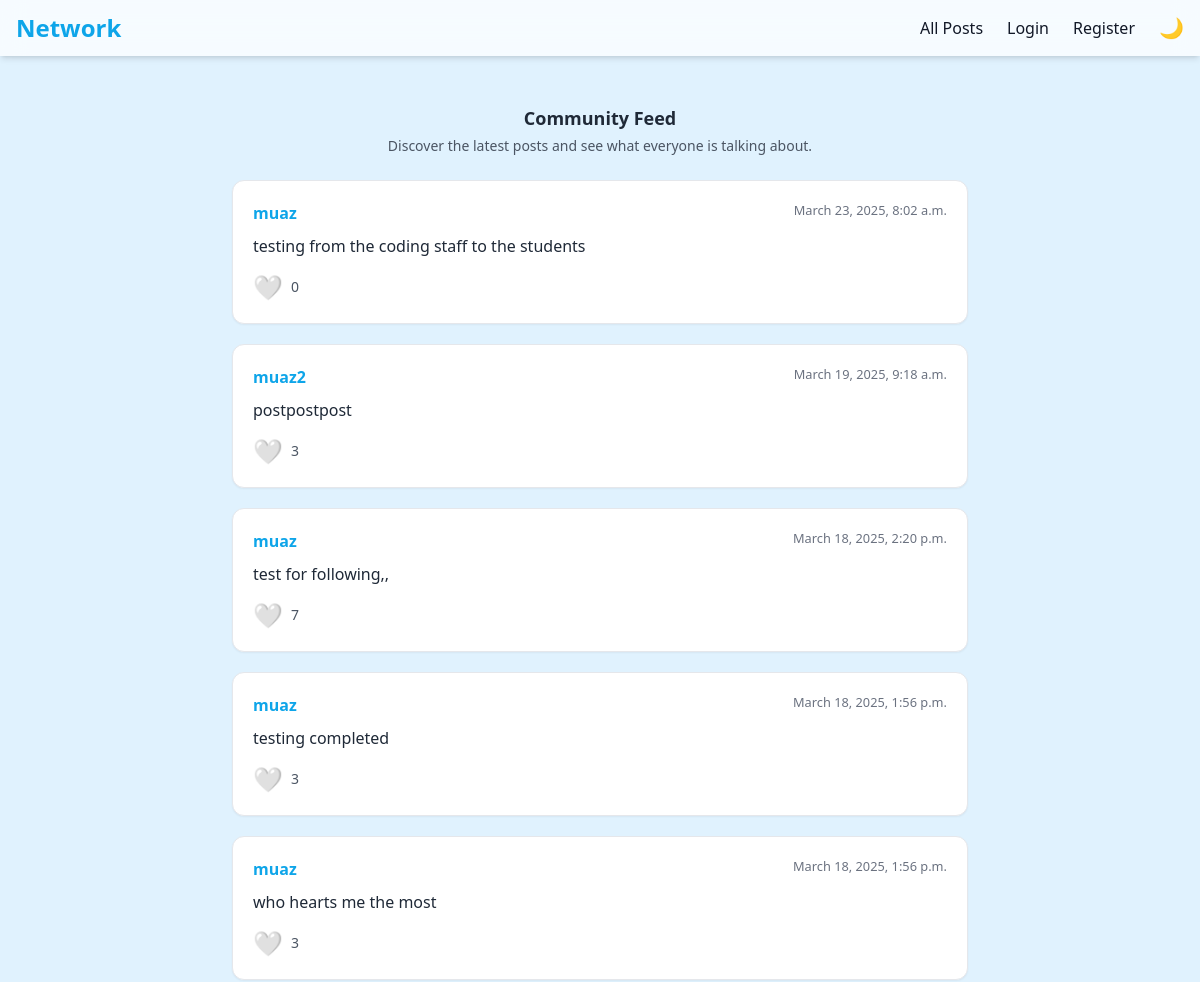
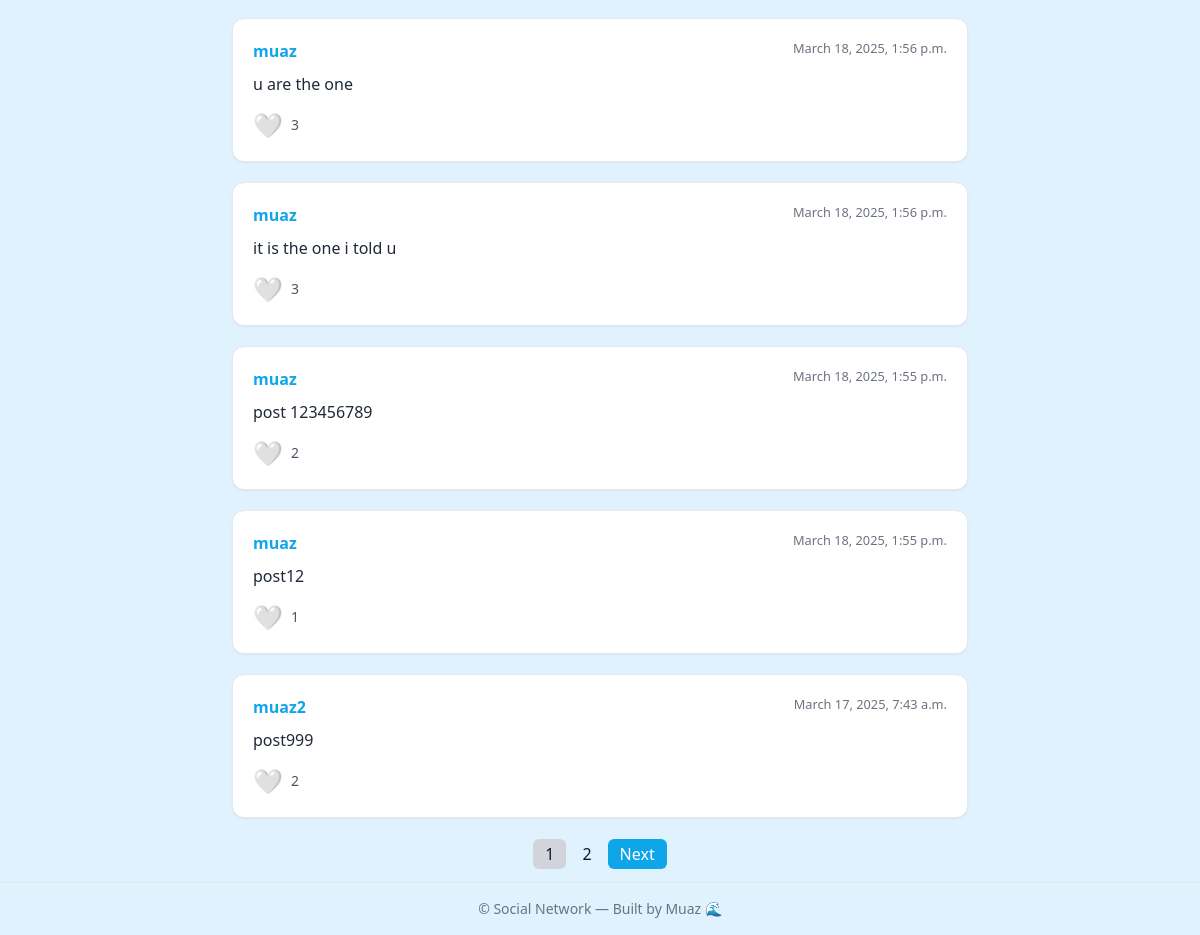
Before: / with the older database file (2 pictures, top to bottom).
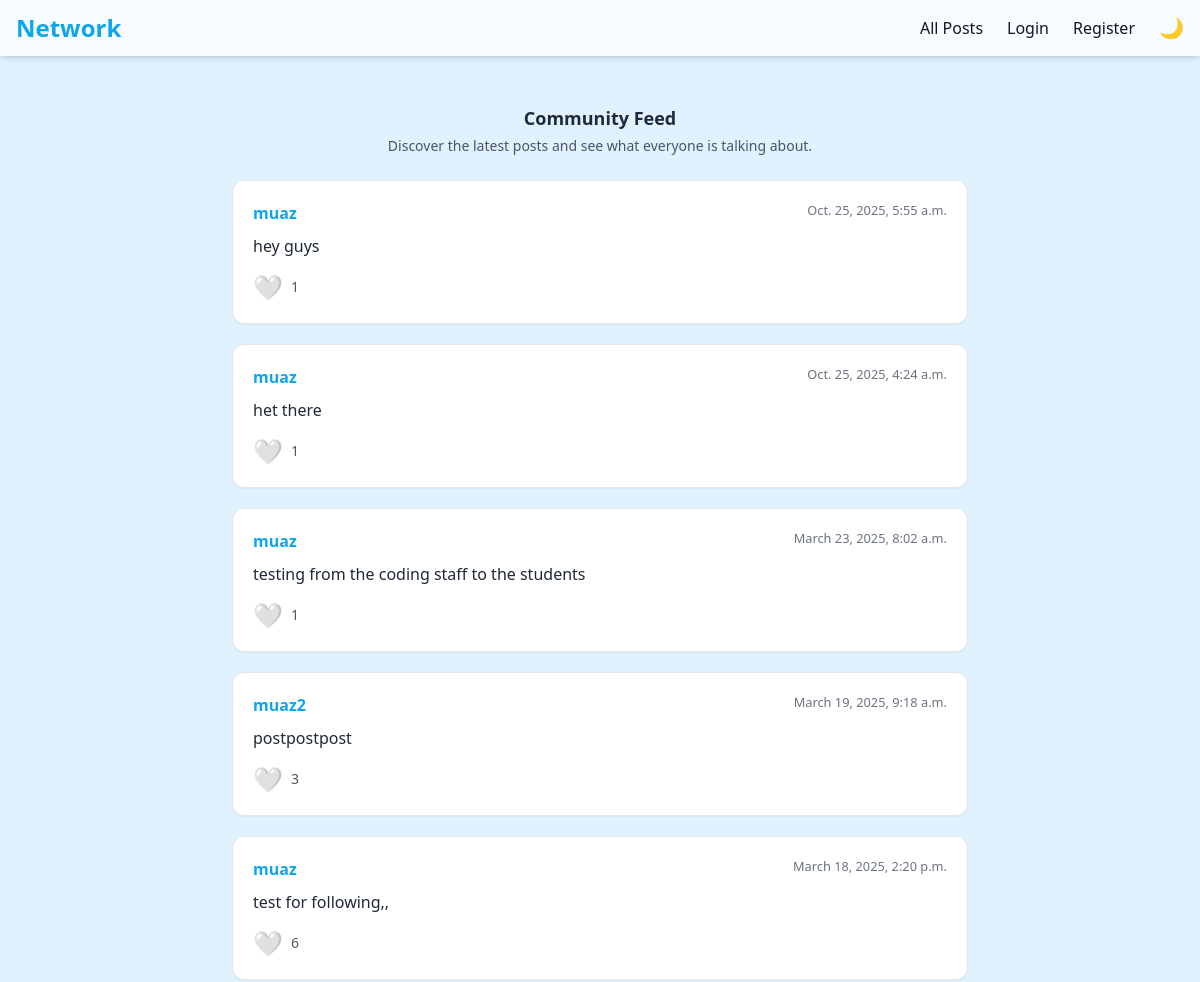
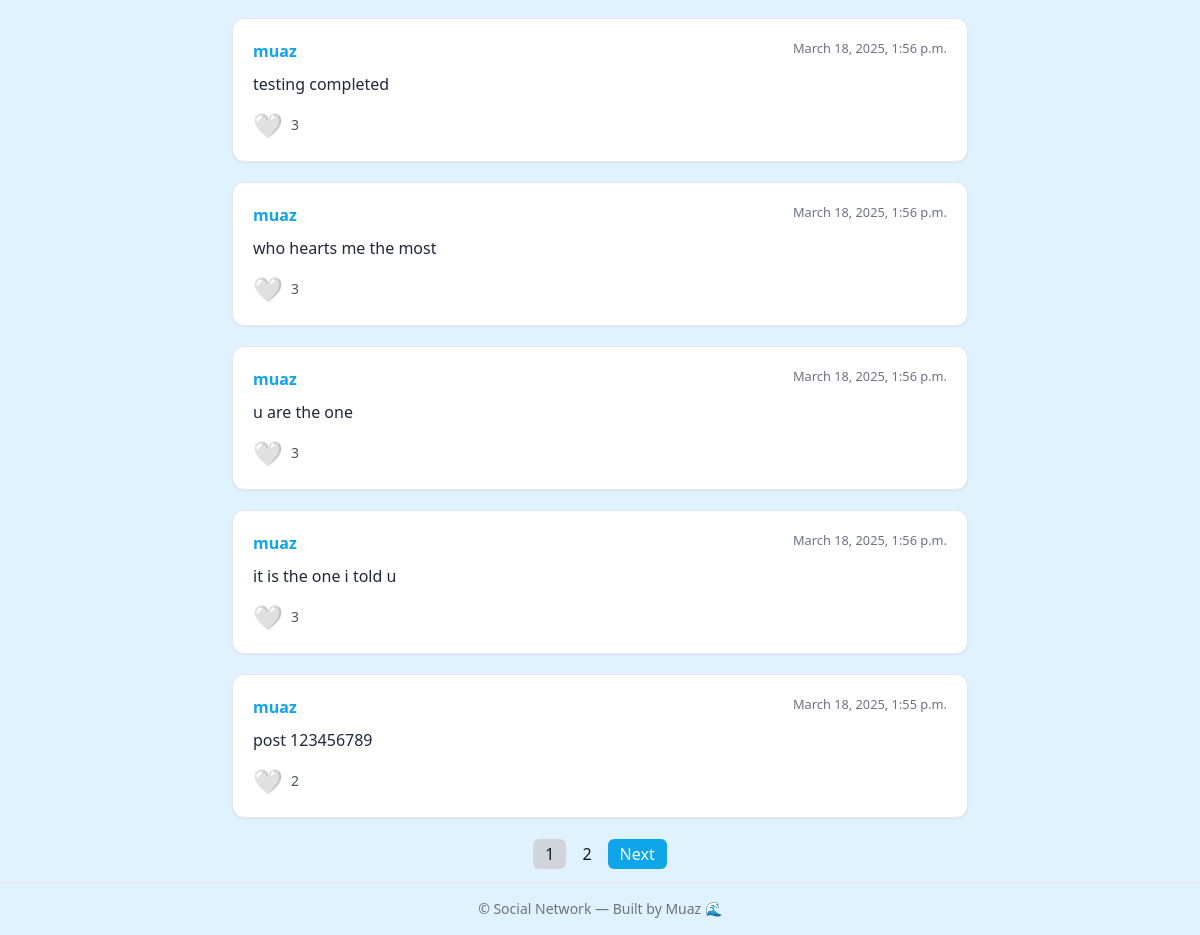
After: the same page with the newer database file (2 pictures, top to bottom).
### network/models.py (models this page shows)
class Posts(models.Model):
    newpost=models.TextField()
    creator=models.ForeignKey(User, on_delete=models.CASCADE,related_name="Allposts")
    likes = models.IntegerField(default=0)
    liked_by=models.ManyToManyField(User,related_name="likedpost",blank=True)
    timestamp= models.DateTimeField(auto_now_add=True)

class User(AbstractUser):
    pass

### network/views.py (the view)
# urls.py: path("", views.index, name="index"),
def index(request):
    items = Posts.objects.all().order_by('-timestamp')
    paginator=Paginator(items,10)
    page=request.GET.get('page', 1)
    query=paginator.get_page(page)
    return render(request, "network/index.html", {"query": query})

### network/templates/network/index.html (shortened to what this page needs)
{% extends "network/layout.html" %}
{% block body %}
<div class="max-w-3xl mx-auto mb-6 text-center">
    <h3 class="text-lg font-semibold text-gray-800 dark:text-gray-200">Community Feed</h3>
    <p class="text-gray-600 dark:text-gray-400 text-sm mt-1">
        Discover the latest posts and see what everyone is talking about.
    </p>
</div>
<div class="flex flex-col gap-5 max-w-3xl mx-auto">
    {% for i in query %}
    <div class="bg-white dark:bg-[#1E293B] p-5 rounded-xl shadow-sm border border-gray-200 dark:border-gray-700 transition-colors duration-300">
        <div class="flex justify-between items-start mb-1">
            <a href="{% url 'profile' i.creator.id %}" class="font-semibold text-[#0EA5E9] hover:underline">{{ i.creator.username }}</a>
            <small class="text-gray-500 dark:text-gray-400">{{ i.timestamp }}</small>
        </div>
        <p class="mt-2 text-gray-800 dark:text-gray-200 leading-relaxed">{{ i.newpost }}</p>
        <div class="mt-3 flex items-center">
            <button
                class="like-button text-2xl focus:outline-none transition-colors duration-200"
                data-post-id="{{ i.id }}"
                {% if user in i.liked_by.all %}
                    style="color:red;"
                {% else %}
                    style="color:white;"
                {% endif %}>
                {% if user in i.liked_by.all %}
                    ❤️
                {% else %}
                    🤍
                {% endif %}
            </button>
            <span class="ml-2 text-sm text-gray-600 dark:text-gray-400" id="likes-count-{{ i.id }}">{{ i.likes }}</span>
        </div>
    </div>
    {% empty %}
    <p class="text-center text-gray-500 dark:text-gray-400">No posts yet. Be the first to share something!</p>
    {% endfor %}
</div>
<div class="mt-6 flex justify-center max-w-3xl mx-auto">
    <nav>
        <ul class="flex gap-1">
            {% for page_num in query.paginator.page_range %}
                {% if query.number == page_num %}
                    <li>
                        <span class="px-3 py-1 rounded-md bg-gray-300 dark:bg-gray-600">{{ page_num }}</span>
                    </li>
                {% else %}
                    <li>
                        <a href="?page={{ page_num }}" class="px-3 py-1 rounded-md hover:bg-gray-200 dark:hover:bg-gray-700">{{ page_num }}</a>
                    </li>
                {% endif %}
            {% endfor %}
            {% if query.has_next %}
                <li>
                    <a href="?page={{ query.next_page_number }}" class="px-3 py-1 rounded-md bg-[#0EA5E9] text-white hover:bg-[#0284C7]">Next</a>
                </li>
            {% endif %}
        </ul>
    </nav>
</div>
{% endblock %}

### network/templates/network/layout.html (shortened to what this page needs)
{% load static %}
<!DOCTYPE html>
<html lang="en" class="scroll-smooth">
  <head>
    <script src="https://cdn.tailwindcss.com"></script>
  </head>
  <body
    class="bg-[#E0F2FE] dark:bg-[#0F172A] min-h-screen flex flex-col text-gray-900 dark:text-gray-100 transition-colors duration-300"
  >
    <nav
      class="bg-white/70 dark:bg-[#1E293B] backdrop-blur-md shadow-md sticky top-0 z-50 transition-colors duration-300"
    >
      <div
        class="max-w-7xl mx-auto px-4 py-3 flex justify-between items-center"
      >
        <a href="{% url 'index' %}" class="text-2xl font-bold text-[#0EA5E9]">Network</a>
        <ul class="hidden md:flex gap-6 items-center font-medium">
          <li><a href="{% url 'index' %}" class="hover:text-[#0EA5E9]">All Posts</a></li>
          {% if user.is_authenticated %}
            <li><a href="{% url 'following' %}" class="hover:text-[#0EA5E9]">Following</a></li>
            <li><a href="{% url 'logout' %}" class="hover:text-[#0EA5E9]">Logout</a></li>
          {% else %}
            <li><a href="{% url 'login' %}" class="hover:text-[#0EA5E9]">Login</a></li>
            <li><a href="{% url 'register' %}" class="hover:text-[#0EA5E9]">Register</a></li>
          {% endif %}
          <li>
            <button
              id="dark-toggle"
              class="text-xl focus:outline-none"
              aria-label="Toggle Dark Mode"
            >🌙</button>
          </li>
        </ul>
      </div>
    </nav>
    <main class="flex-1 max-w-3xl mx-auto w-full p-4">
      {% block body %}{% endblock %}
    </main>
    <footer class="text-center text-sm text-gray-500 py-4 border-t dark:border-gray-700">
      © {{ now.year }} Social Network — Built by Muaz 🌊
    </footer>
  </body>
</html>

Changed rows visible on the page:
no longer on this page (row unchanged): Posts: creator.username "muaz", timestamp "March 18, 2025, 1:55 p.m.", newpost "post12", likes "1"
no longer on this page (row edited): Posts: creator.username "muaz2", timestamp "March 17, 2025, 7:43 a.m.", newpost "post999", likes "2"
added Posts: creator.username "muaz", timestamp "Oct. 25, 2025, 5:55 a.m.", newpost "hey guys", likes "1"
added Posts: creator.username "muaz", timestamp "Oct. 25, 2025, 4:24 a.m.", newpost "het there", likes "1"
changed Posts "testing from the coding staff to the students": likes "0" → "1"
changed Posts "test for following,,": likes "7" → "6"
